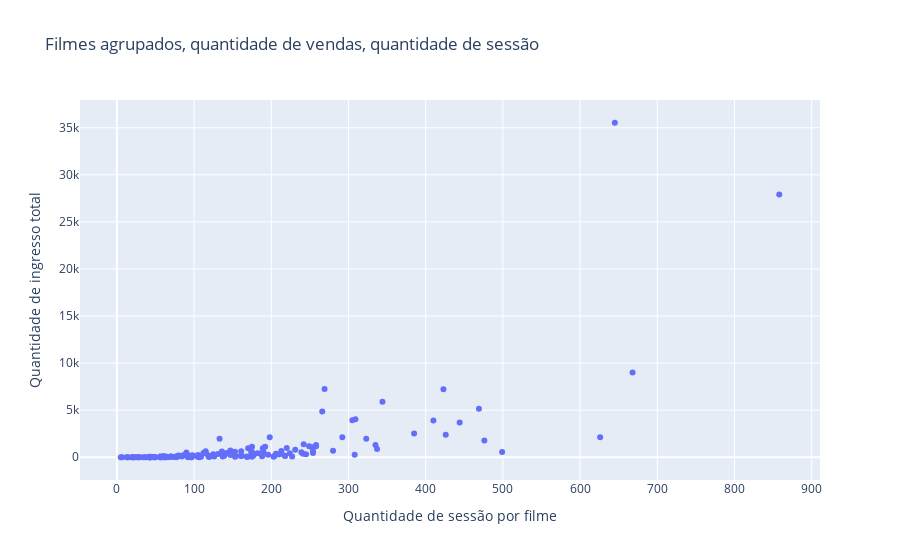

This figure's notebook cell:
### Code cell
#@title Existe correlação entre sessões e vendas ?

#@markdown O grafico mostra uma certa correlação, porém existe alguns
#@markdown outliers, existe um filme que teve mais **600** sessões e vendeu
#@markdown a mesma quantidade que um filme com **300** sessões.

configure_plotly_browser_state()

filmes_agrupados_sessao_somados = (train.groupby('slug')
.agg({'nomeFilme':'count', 'qtdIngressos':'sum'})
.reset_index()
.rename(columns={'nomeFilme':'Quantidade Sessao'})
.sort_values("Quantidade Sessao", axis=0, ascending = True))

filmes_agrupados_sessao_somados['media'] = filmes_agrupados_sessao_somados['qtdIngressos'] / filmes_agrupados_sessao_somados['Quantidade Sessao']

trace_scatter = go.Scatter(x = filmes_agrupados_sessao_somados['Quantidade Sessao'],
                           y = filmes_agrupados_sessao_somados.qtdIngressos,
                           mode = 'markers')

data = [trace_scatter]

layout = go.Layout(title='Filmes agrupados, quantidade de vendas, quantidade de sessão',
                   yaxis={'title':'Quantidade de ingresso total'},
                   xaxis={'title':'Quantidade de sessão por filme'})

fig = go.Figure(data=data, layout=layout)

py.iplot(fig)

### Figure 1 — Plotly figure (JSON) as saved in the notebook; plotly's stock layout.template omitted (floating-point values rounded to 4 significant figures; data arrays with more than 128 entries replaced by an {"elided": "..."} marker saying what was removed)
{"data": [{"y": {"elided": "162 int values"}, "x": {"elided": "162 int values"}, "type": "scatter", "mode": "markers"}], "layout": {"yaxis": {"title": {"text": "Quantidade de ingresso total"}}, "xaxis": {"title": {"text": "Quantidade de sessão por filme"}}, "title": {"text": "Filmes agrupados, quantidade de vendas, quantidade de sessão"}}}
